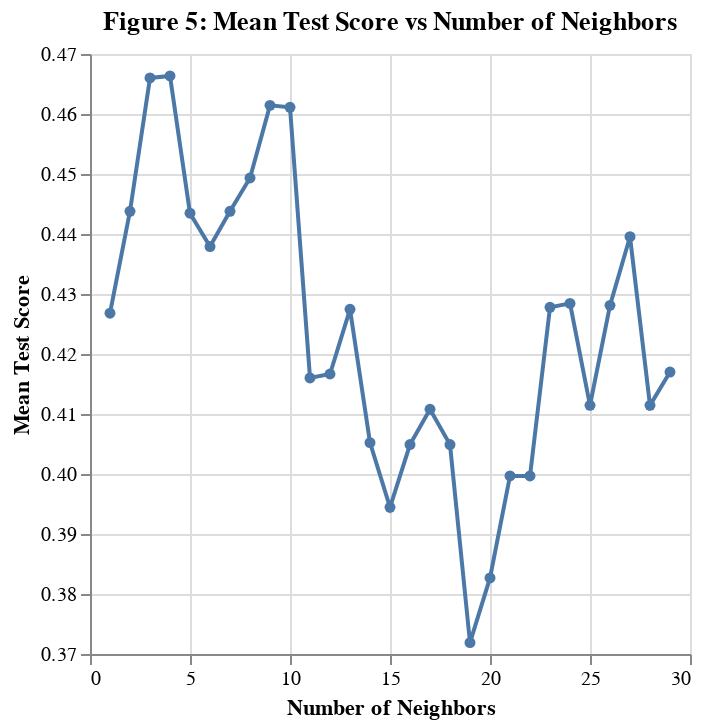

Here is the notebook cell this chart was saved with:
### Code cell
cross_val_plot = alt.Chart(accuracies_grid).mark_line(point=True).encode(
    x=alt.X("param_kneighborsclassifier__n_neighbors").title("Number of Neighbors").scale(zero=False),
    y=alt.Y("mean_test_score").title("Mean Test Score").scale(zero=False)
).properties(title="Figure 5: Mean Test Score vs Number of Neighbors")

cross_val_plot

### Figure 1 — Vega specification as saved in the notebook (floating-point values rounded to 4 significant figures)
{"$schema": "https://vega.github.io/schema/vega/v5.json", "data": [{"name": "source_0", "values": [{"mean_test_score": 0.4268, "param_kneighborsclassifier__n_neighbors": 1}, {"mean_test_score": 0.4438, "param_kneighborsclassifier__n_neighbors": 2}, {"mean_test_score": 0.466, "param_kneighborsclassifier__n_neighbors": 3}, {"mean_test_score": 0.4663, "param_kneighborsclassifier__n_neighbors": 4}, {"mean_test_score": 0.4435, "param_kneighborsclassifier__n_neighbors": 5}, {"mean_test_score": 0.4379, "param_kneighborsclassifier__n_neighbors": 6}, {"mean_test_score": 0.4438, "param_kneighborsclassifier__n_neighbors": 7}, {"mean_test_score": 0.4493, "param_kneighborsclassifier__n_neighbors": 8}, {"mean_test_score": 0.4614, "param_kneighborsclassifier__n_neighbors": 9}, {"mean_test_score": 0.4611, "param_kneighborsclassifier__n_neighbors": 10}, {"mean_test_score": 0.416, "param_kneighborsclassifier__n_neighbors": 11}, {"mean_test_score": 0.4167, "param_kneighborsclassifier__n_neighbors": 12}, {"mean_test_score": 0.4275, "param_kneighborsclassifier__n_neighbors": 13}, {"mean_test_score": 0.4052, "param_kneighborsclassifier__n_neighbors": 14}, {"mean_test_score": 0.3944, "param_kneighborsclassifier__n_neighbors": 15}, {"mean_test_score": 0.4049, "param_kneighborsclassifier__n_neighbors": 16}, {"mean_test_score": 0.4108, "param_kneighborsclassifier__n_neighbors": 17}, {"mean_test_score": 0.4049, "param_kneighborsclassifier__n_neighbors": 18}, {"mean_test_score": 0.3719, "param_kneighborsclassifier__n_neighbors": 19}, {"mean_test_score": 0.3827, "param_kneighborsclassifier__n_neighbors": 20}, {"mean_test_score": 0.3997, "param_kneighborsclassifier__n_neighbors": 21}, {"mean_test_score": 0.3997, "param_kneighborsclassifier__n_neighbors": 22}, {"mean_test_score": 0.4278, "param_kneighborsclassifier__n_neighbors": 23}, {"mean_test_score": 0.4284, "param_kneighborsclassifier__n_neighbors": 24}, {"mean_test_score": 0.4114, "param_kneighborsclassifier__n_neighbors": 25}, {"mean_test_score": 0.4281, "param_kneighborsclassifier__n_neighbors": 26}, {"mean_test_score": 0.4395, "param_kneighborsclassifier__n_neighbors": 27}, {"mean_test_score": 0.4114, "param_kneighborsclassifier__n_neighbors": 28}, {"mean_test_score": 0.417, "param_kneighborsclassifier__n_neighbors": 29}]}, {"name": "data_0", "values": [{"mean_test_score": 0.4268, "param_kneighborsclassifier__n_neighbors": 1}, {"mean_test_score": 0.4438, "param_kneighborsclassifier__n_neighbors": 2}, {"mean_test_score": 0.466, "param_kneighborsclassifier__n_neighbors": 3}, {"mean_test_score": 0.4663, "param_kneighborsclassifier__n_neighbors": 4}, {"mean_test_score": 0.4435, "param_kneighborsclassifier__n_neighbors": 5}, {"mean_test_score": 0.4379, "param_kneighborsclassifier__n_neighbors": 6}, {"mean_test_score": 0.4438, "param_kneighborsclassifier__n_neighbors": 7}, {"mean_test_score": 0.4493, "param_kneighborsclassifier__n_neighbors": 8}, {"mean_test_score": 0.4614, "param_kneighborsclassifier__n_neighbors": 9}, {"mean_test_score": 0.4611, "param_kneighborsclassifier__n_neighbors": 10}, {"mean_test_score": 0.416, "param_kneighborsclassifier__n_neighbors": 11}, {"mean_test_score": 0.4167, "param_kneighborsclassifier__n_neighbors": 12}, {"mean_test_score": 0.4275, "param_kneighborsclassifier__n_neighbors": 13}, {"mean_test_score": 0.4052, "param_kneighborsclassifier__n_neighbors": 14}, {"mean_test_score": 0.3944, "param_kneighborsclassifier__n_neighbors": 15}, {"mean_test_score": 0.4049, "param_kneighborsclassifier__n_neighbors": 16}, {"mean_test_score": 0.4108, "param_kneighborsclassifier__n_neighbors": 17}, {"mean_test_score": 0.4049, "param_kneighborsclassifier__n_neighbors": 18}, {"mean_test_score": 0.3719, "param_kneighborsclassifier__n_neighbors": 19}, {"mean_test_score": 0.3827, "param_kneighborsclassifier__n_neighbors": 20}, {"mean_test_score": 0.3997, "param_kneighborsclassifier__n_neighbors": 21}, {"mean_test_score": 0.3997, "param_kneighborsclassifier__n_neighbors": 22}, {"mean_test_score": 0.4278, "param_kneighborsclassifier__n_neighbors": 23}, {"mean_test_score": 0.4284, "param_kneighborsclassifier__n_neighbors": 24}, {"mean_test_score": 0.4114, "param_kneighborsclassifier__n_neighbors": 25}, {"mean_test_score": 0.4281, "param_kneighborsclassifier__n_neighbors": 26}, {"mean_test_score": 0.4395, "param_kneighborsclassifier__n_neighbors": 27}, {"mean_test_score": 0.4114, "param_kneighborsclassifier__n_neighbors": 28}, {"mean_test_score": 0.417, "param_kneighborsclassifier__n_neighbors": 29}]}], "marks": [{"type": "line", "name": "layer_0_marks", "from": {"data": "source_0"}, "sort": {"field": "x"}, "encode": {"update": {"x": {"field": "param_kneighborsclassifier__n_neighbors", "scale": "x"}, "y": {"field": "mean_test_score", "scale": "y"}, "defined": {"signal": "isValid(datum[\"param_kneighborsclassifier__n_neighbors\"]) && isFinite(+datum[\"param_kneighborsclassifier__n_neighbors\"]) && isValid(datum[\"mean_test_score\"]) && isFinite(+datum[\"mean_test_score\"])"}, "stroke": {"value": "#4c78a8"}}}, "style": ["line"]}, {"type": "symbol", "name": "layer_1_marks", "from": {"data": "data_0"}, "encode": {"update": {"x": {"field": "param_kneighborsclassifier__n_neighbors", "scale": "x"}, "fill": {"value": "#4c78a8"}, "y": {"field": "mean_test_score", "scale": "y"}, "opacity": {"value": 1}}}, "style": ["point"]}], "scales": [{"name": "x", "type": "linear", "domain": {"fields": [{"data": "source_0", "field": "param_kneighborsclassifier__n_neighbors"}, {"data": "data_0", "field": "param_kneighborsclassifier__n_neighbors"}]}, "range": [0, {"signal": "width"}], "zero": false, "nice": true}, {"name": "y", "type": "linear", "domain": {"fields": [{"data": "source_0", "field": "mean_test_score"}, {"data": "data_0", "field": "mean_test_score"}]}, "range": [{"signal": "height"}, 0], "nice": true, "zero": false}], "axes": [{"scale": "x", "grid": true, "labels": false, "maxExtent": 0, "zindex": 0, "domain": false, "ticks": false, "gridScale": "y", "aria": false, "orient": "bottom", "minExtent": 0, "tickCount": {"signal": "ceil(width/40)"}}, {"scale": "y", "domain": false, "orient": "left", "maxExtent": 0, "tickCount": {"signal": "ceil(height/40)"}, "grid": true, "aria": false, "minExtent": 0, "ticks": false, "labels": false, "zindex": 0, "gridScale": "x"}, {"scale": "x", "tickCount": {"signal": "ceil(width/40)"}, "zindex": 0, "grid": false, "title": "Number of Neighbors", "orient": "bottom", "labelFlush": true, "labelOverlap": true}, {"scale": "y", "grid": false, "zindex": 0, "title": "Mean Test Score", "labelOverlap": true, "orient": "left", "tickCount": {"signal": "ceil(height/40)"}}], "title": {"text": "Figure 5: Mean Test Score vs Number of Neighbors", "frame": "group"}, "width": 300, "padding": 5, "background": "white", "height": 300, "style": "cell"}
